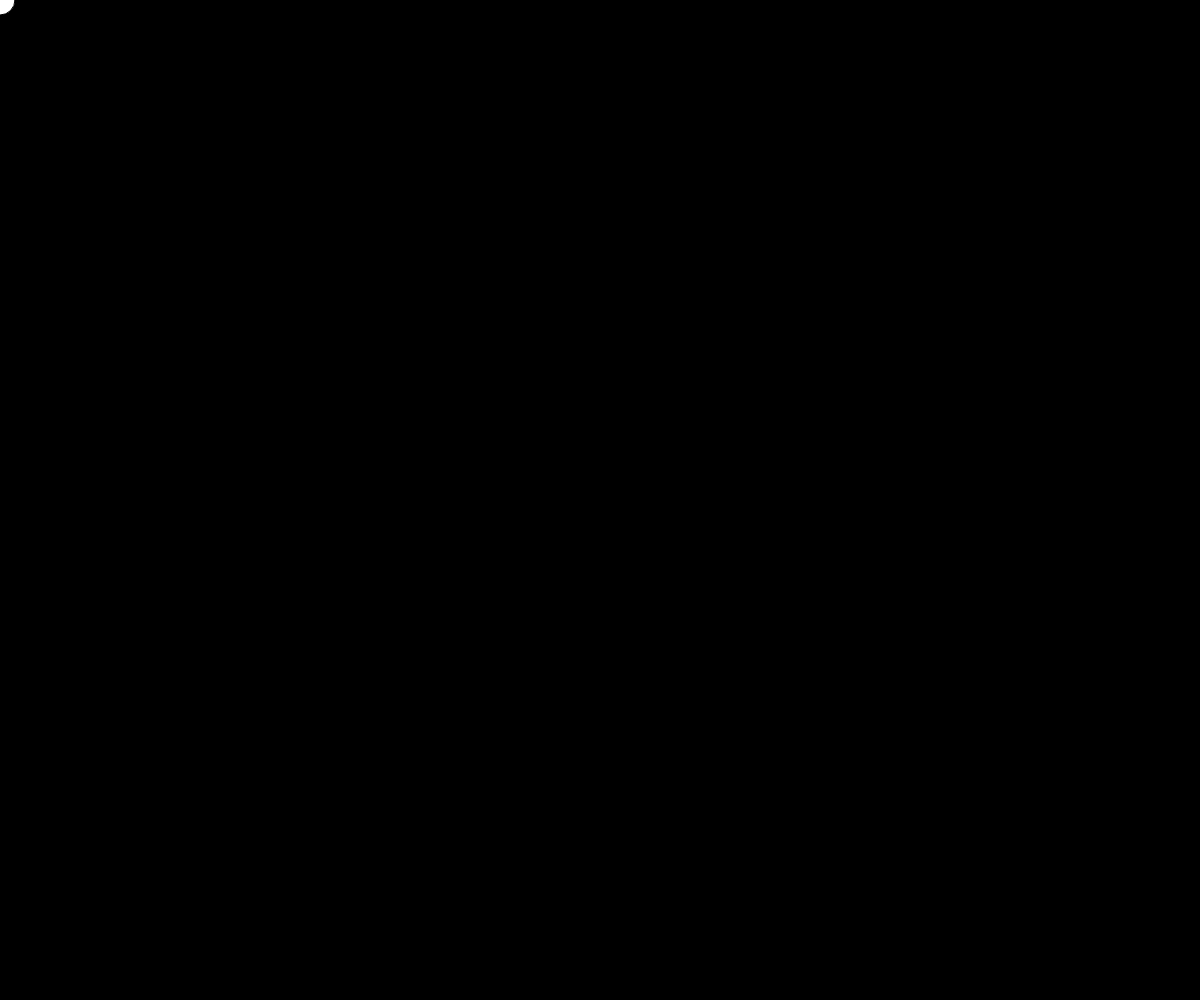
Frame 1 (no input)
Frame 60 (no input): identical to frame 1, image omitted
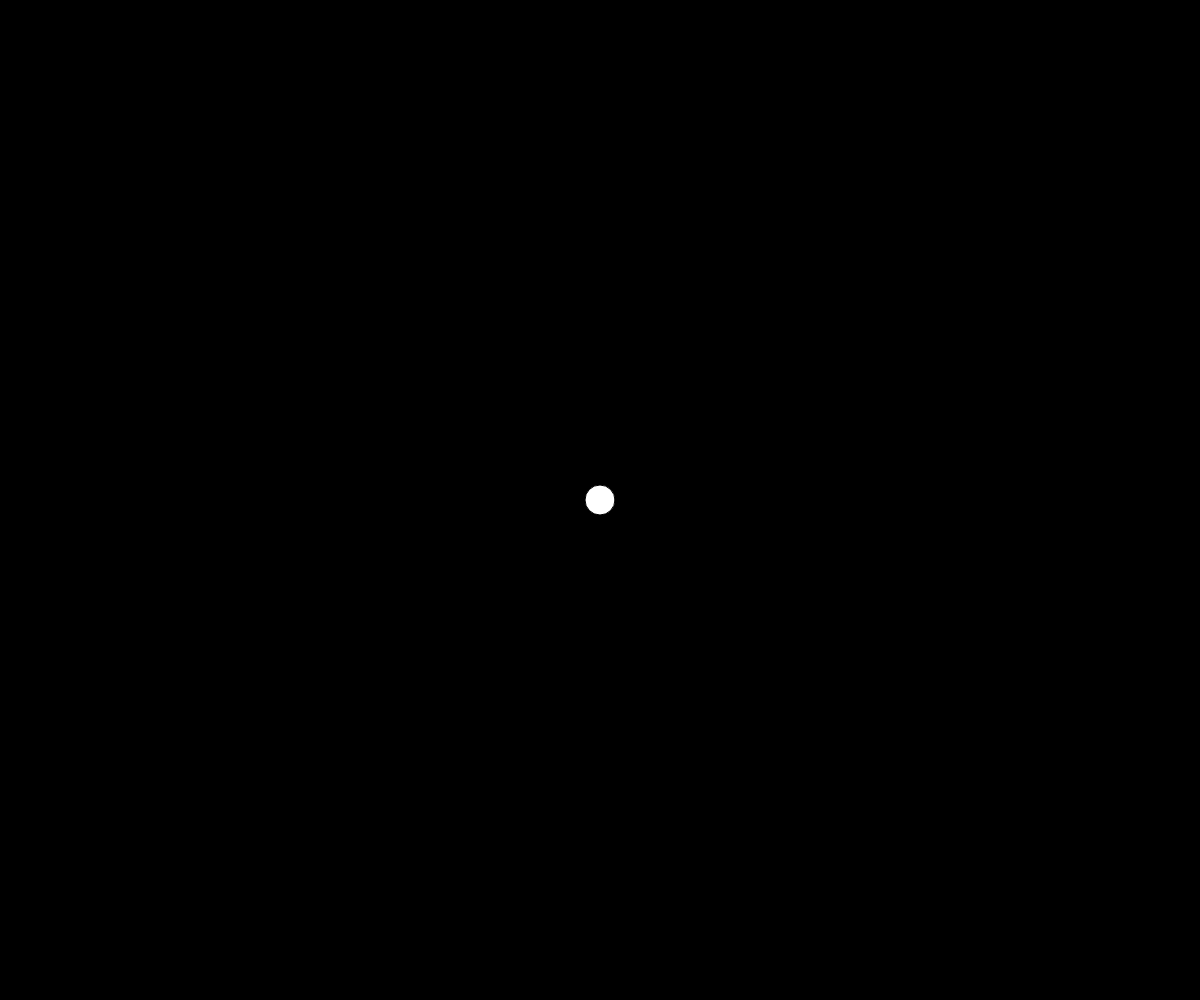
Frame 120 (the mouse pressed at the canvas centre since frame 60)

The p5.js sketch that drew these frames (run headless with seeded random() and noise() and a simulated clock; from frame 60 on, the mouse is pressed at the canvas centre):

// p5.js sketch
// ── sketch.js
'use strict';


const FRAME_RATE = 30;
const TRAIL_PERSISTENCE_SECONDS = 5;
const TRAIL_SIZE = FRAME_RATE * TRAIL_PERSISTENCE_SECONDS;
const SHRINKAGE = (TRAIL_SIZE - 5) / TRAIL_SIZE;
const ORIGINAL_DIAMETER = 30;

const trail = [];

// p5.js - setup
function setup() {
  frameRate(FRAME_RATE);
  createCanvas(windowWidth,windowHeight);
}

// p5.js - draw
function draw() {

  background('black');

  drawTrail();

  const fillColour = currentColour();
  drawCurrent(fillColour);

  if (mouseIsPressed) {
    addToTrail(mouseX, mouseY, fillColour);
  }
}

// Application functions

function drawTrail() {
  if (trail.length === TRAIL_SIZE) {
    trail.pop();
  }

  trail.forEach(t => {
    t.diameter = t.diameter * SHRINKAGE;
    circle(t.x, t.y, t.diameter, t.fillColour);
  });
}

function currentColour() {
  const currentTimeInMilliseconds = Date.now();
  return color(currentTimeInMilliseconds % 256, currentTimeInMilliseconds / 2 % 256, currentTimeInMilliseconds / 3 % 256);
}

function drawCurrent(fillColour) {
  circle(mouseX, mouseY, ORIGINAL_DIAMETER, fillColour);
}

function addToTrail(x, y, fillColour) {
  trail.unshift({
    x: x,
    y: y,
    diameter: ORIGINAL_DIAMETER,
    fillColour: fillColour
  });
}

function circle(x, y, diameter, colour) {
  fill(colour);
  ellipse(x, y, diameter, diameter);
}
